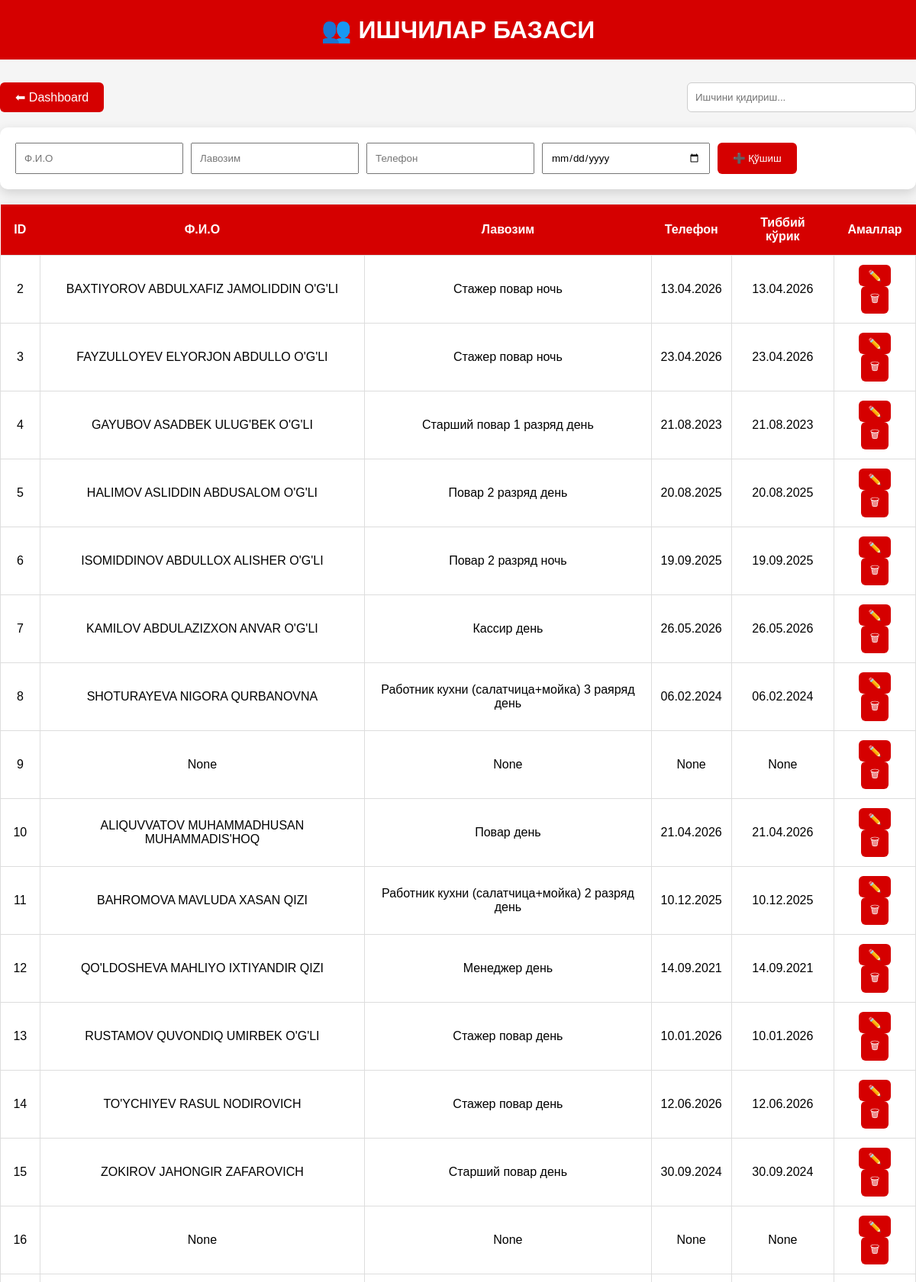
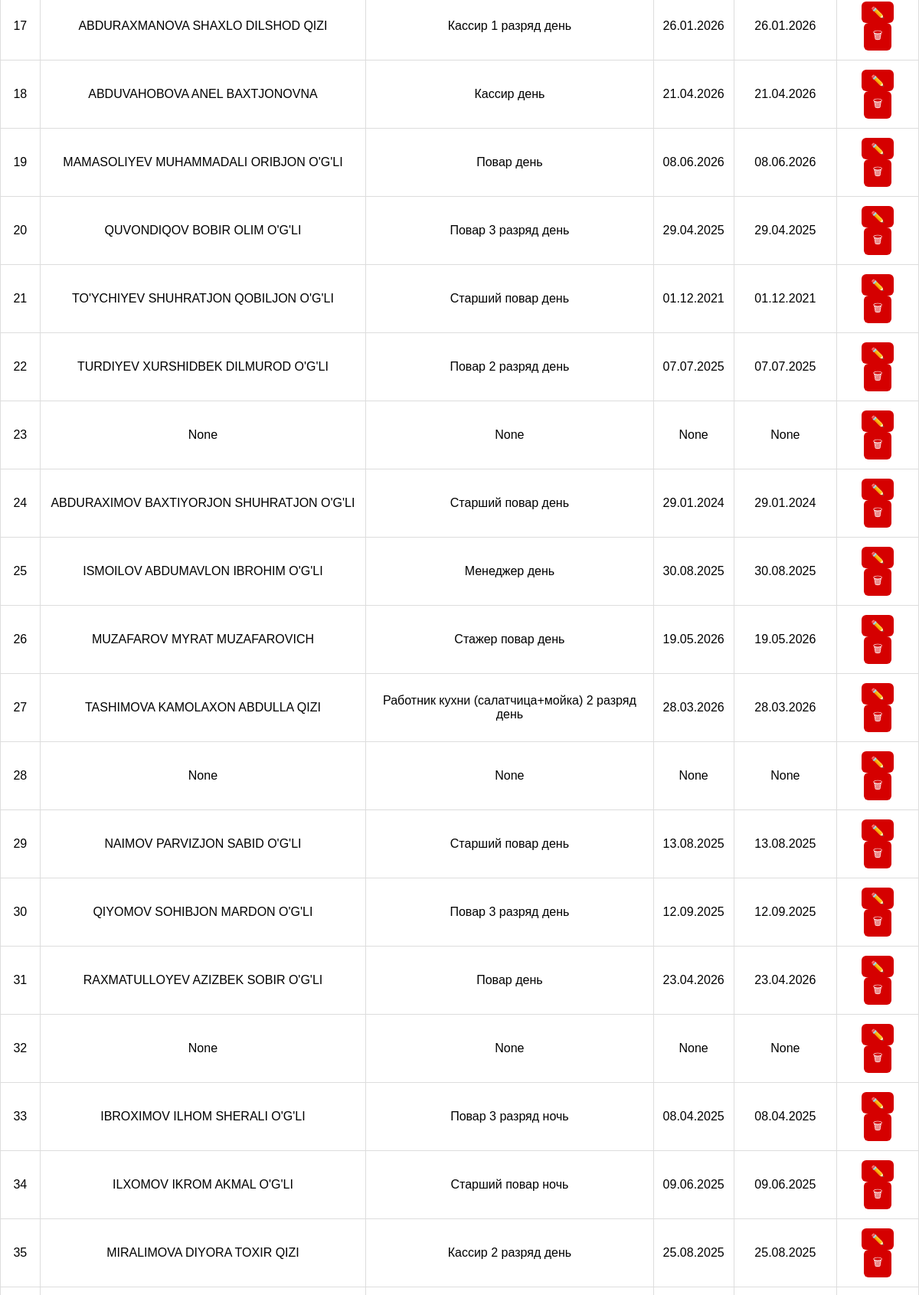
Page /employees (signed in, upper part) on the committed database (2 pictures, top to bottom).
### tables this page shows
CREATE TABLE employees(
        id INTEGER PRIMARY KEY AUTOINCREMENT,
        fullname TEXT,
        position TEXT,
        phone TEXT,
        medical_date TEXT
    );

### app.py (the view)
@app.route("/employees")
def employees():
    if "user" not in session:
        return redirect("/login")
    conn = sqlite3.connect("database.db")
    cur = conn.cursor()
    cur.execute("SELECT * FROM employees")
    employees = cur.fetchall()
    conn.close()
    return render_template("employees.html", employees=employees)

### templates/employees.html (shortened to what this page needs)
<!DOCTYPE html>
<html lang="uz">
<head>
</head>
<body>
<div class="header">
<h1>👥 ИШЧИЛАР БАЗАСИ</h1>
</div>
<div class="container">
<div class="top">
<a href="/" class="back">
⬅ Dashboard
</a>
<input
class="search"
id="search"
placeholder="Ишчини қидириш..."
onkeyup="searchTable()">
</div>
<div class="form">
<form method="POST" action="/add">
<input
name="fullname"
placeholder="Ф.И.О"
required>
<input
name="position"
placeholder="Лавозим"
required>
<input
name="phone"
placeholder="Телефон"
required>
<input
type="date"
name="medical_date"
required>
<button>
➕ Қўшиш
</button>
</form>
</div>
<table id="employeesTable">
<tr>
<th>ID</th>
<th>Ф.И.О</th>
<th>Лавозим</th>
<th>Телефон</th>
<th>Тиббий кўрик</th>
<th>Амаллар</th>
</tr>
{% for e in employees %}
<tr>
    <td>{{ e[0] }}</td>
    <td>{{ e[1] }}</td>
    <td>{{ e[2] }}</td>
    <td>{{ e[3] }}</td>
    <td>{{ e[4] }}</td>
    <td>
        <a href="/edit/{{ e[0] }}">
            <button class="action">✏️</button>
        </a>
        <a href="/delete/{{ e[0] }}">
            <button class="action">🗑</button>
        </a>
    </td>
</tr>
{% endfor %}
</table>
</div>
</body>
</html>

### templates/employees.html (style rules this page uses)
* { margin:0; padding:0; box-sizing:border-box; font-family:Arial; }
body { background:#f5f5f5; color:#000; }
.header { background:#d50000; color:white; padding:20px; text-align:center; }
.container { width:1200px; margin:30px auto; }
.top { display:flex; justify-content:space-between; margin-bottom:20px; }
.back { background:#d50000; color:white; padding:10px 20px; text-decoration:none; border-radius:6px; }
.search { padding:10px; width:300px; border-radius:6px; border:1px solid #ccc; }
.form { background:white; padding:20px; border-radius:10px; margin-bottom:20px; box-shadow:0 5px 15px rgba(0,0,0,.15); }
form { display:flex; gap:10px; flex-wrap:wrap; }
input { padding:10px; width:220px; }
button { background:#d50000; color:white; border:none; padding:10px 20px; border-radius:6px; cursor:pointer; }
table { width:100%; border-collapse:collapse; background:white; box-shadow:0 5px 15px rgba(0,0,0,.15); }
th { background:#d50000; color:white; padding:15px; }
td { padding:12px; text-align:center; border:1px solid #ddd; color:#000; background:#fff; }
.action { padding:6px 12px; font-size:14px; }

### rows in the picture
employees: id "2", fullname "BAXTIYOROV ABDULXAFIZ JAMOLIDDIN O'G'LI", position "Стажер повар ночь", phone "13.04.2026", medical_date "13.04.2026"
employees: id "3", fullname "FAYZULLOYEV ELYORJON ABDULLO O'G'LI", position "Стажер повар ночь", phone "23.04.2026", medical_date "23.04.2026"
employees: id "4", fullname "GAYUBOV ASADBEK ULUG'BEK O'G'LI", position "Старший повар 1 разряд день", phone "21.08.2023", medical_date "21.08.2023"
employees: id "5", fullname "HALIMOV ASLIDDIN ABDUSALOM O'G'LI", position "Повар 2 разряд день", phone "20.08.2025", medical_date "20.08.2025"
employees: id "6", fullname "ISOMIDDINOV ABDULLOX ALISHER O'G'LI", position "Повар 2 разряд ночь", phone "19.09.2025", medical_date "19.09.2025"
employees: id "7", fullname "KAMILOV ABDULAZIZXON ANVAR O'G'LI", position "Кассир день", phone "26.05.2026", medical_date "26.05.2026"
employees: id "8", fullname "SHOTURAYEVA NIGORA QURBANOVNA", position "Работник кухни (салатчица+мойка) 3 раяряд день", phone "06.02.2024", medical_date "06.02.2024"
employees: id "9", e "None"
employees: id "10", fullname "ALIQUVVATOV MUHAMMADHUSAN MUHAMMADIS'HOQ", position "Повар день", phone "21.04.2026", medical_date "21.04.2026"
employees: id "11", fullname "BAHROMOVA MAVLUDA XASAN QIZI", position "Работник кухни (салатчица+мойка) 2 разряд день", phone "10.12.2025", medical_date "10.12.2025"
employees: id "12", fullname "QO'LDOSHEVA MAHLIYO IXTIYANDIR QIZI", position "Менеджер день", phone "14.09.2021", medical_date "14.09.2021"
employees: id "13", fullname "RUSTAMOV QUVONDIQ UMIRBEK O'G'LI", position "Стажер повар день", phone "10.01.2026", medical_date "10.01.2026"
employees: id "14", fullname "TO'YCHIYEV RASUL NODIROVICH", position "Стажер повар день", phone "12.06.2026", medical_date "12.06.2026"
employees: id "15", fullname "ZOKIROV JAHONGIR ZAFAROVICH", position "Старший повар день", phone "30.09.2024", medical_date "30.09.2024"
employees: id "16", e "None"
employees: id "17", fullname "ABDURAXMANOVA SHAXLO DILSHOD QIZI", position "Кассир 1 разряд день", phone "26.01.2026", medical_date "26.01.2026"
employees: id "18", fullname "ABDUVAHOBOVA ANEL BAXTJONOVNA", position "Кассир день", phone "21.04.2026", medical_date "21.04.2026"
employees: id "19", fullname "MAMASOLIYEV MUHAMMADALI ORIBJON O'G'LI", position "Повар день", phone "08.06.2026", medical_date "08.06.2026"
employees: id "20", fullname "QUVONDIQOV BOBIR OLIM O'G'LI", position "Повар 3 разряд день", phone "29.04.2025", medical_date "29.04.2025"
employees: id "21", fullname "TO'YCHIYEV SHUHRATJON QOBILJON O'G'LI", position "Старший повар день", phone "01.12.2021", medical_date "01.12.2021"
employees: id "22", fullname "TURDIYEV XURSHIDBEK DILMUROD O'G'LI", position "Повар 2 разряд день", phone "07.07.2025", medical_date "07.07.2025"
employees: id "23", e "None"
employees: id "24", fullname "ABDURAXIMOV BAXTIYORJON SHUHRATJON O'G'LI", position "Старший повар день", phone "29.01.2024", medical_date "29.01.2024"
employees: id "25", fullname "ISMOILOV ABDUMAVLON IBROHIM O'G'LI", position "Менеджер день", phone "30.08.2025", medical_date "30.08.2025"
employees: id "26", fullname "MUZAFAROV MYRAT MUZAFAROVICH", position "Стажер повар день", phone "19.05.2026", medical_date "19.05.2026"
employees: id "27", fullname "TASHIMOVA KAMOLAXON ABDULLA QIZI", position "Работник кухни (салатчица+мойка) 2 разряд день", phone "28.03.2026", medical_date "28.03.2026"
employees: id "28", e "None"
employees: id "29", fullname "NAIMOV PARVIZJON SABID O'G'LI", position "Старший повар день", phone "13.08.2025", medical_date "13.08.2025"
employees: id "30", fullname "QIYOMOV SOHIBJON MARDON O'G'LI", position "Повар 3 разряд день", phone "12.09.2025", medical_date "12.09.2025"
employees: id "31", fullname "RAXMATULLOYEV AZIZBEK SOBIR O'G'LI", position "Повар день", phone "23.04.2026", medical_date "23.04.2026"
employees: id "32", e "None"
employees: id "33", fullname "IBROXIMOV ILHOM SHERALI O'G'LI", position "Повар 3 разряд ночь", phone "08.04.2025", medical_date "08.04.2025"
employees: id "34", fullname "ILXOMOV IKROM AKMAL O'G'LI", position "Старший повар ночь", phone "09.06.2025", medical_date "09.06.2025"
employees: id "35", fullname "MIRALIMOVA DIYORA TOXIR QIZI", position "Кассир 2 разряд день", phone "25.08.2025", medical_date "25.08.2025"
